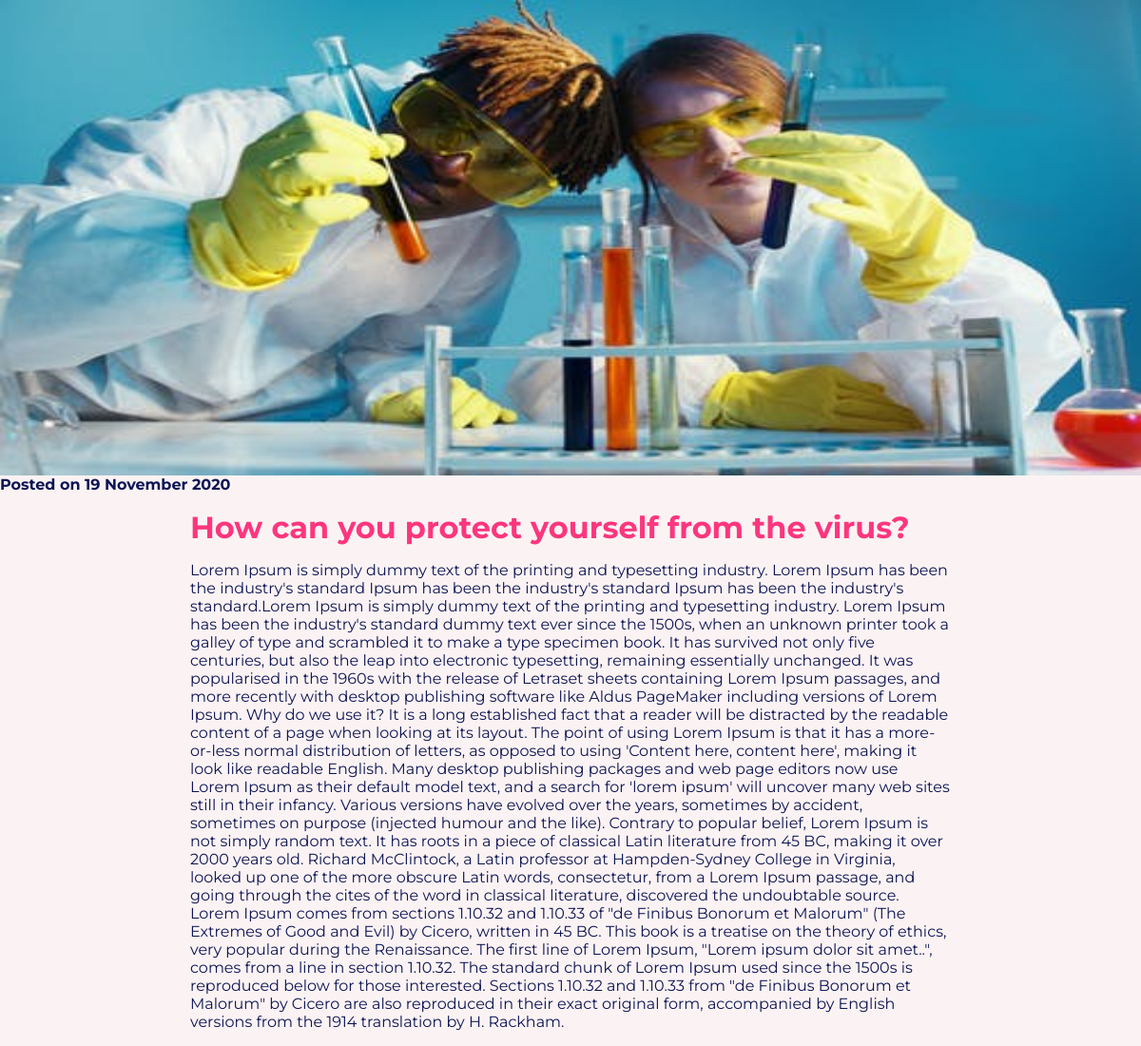
Screenshot of /blogpost/2/ with the database file from the repository.
### healthcare/models.py (models this page shows)
class Postblog(models.Model):
    date_time = models.DateTimeField(default=timezone.now)
    title = models.CharField(max_length=200)
    content = models.TextField()
    images = models.ImageField(default="default.jpg",upload_to='picture')

### healthcare/views.py (the view)
# urls.py: path('blogpost/<int:task_id>/',include('healthcare.urls')),
def blogpost(request,task_id):
    context = Postblog.objects.get(id=task_id)
    con = {
        'context':context
    }
    return render(request,'blogpost.html',con)

### healthcare/templates/blogpost.html
{% extends "index.html" %}
{% block content %}
<div class="blogPost">
    <div class="article">
        <img id="art" src="{{ context.images.url }}" alt="">
        <h6>Posted on {{ context.date_time|date:"d F Y" }}</h6>
        <h1 class="main-title">{{ context.title }}</h1>
        <p class="paragraph">{{ context.content }}</p>
    </div>
</div>
{% endblock content%}

### healthcare/templates/index.html (shortened to what this page needs)
{% load static %}
<!DOCTYPE html>
<html lang="en">
<head>
    <link rel="stylesheet" href="{% static 'style.css' %}">
</head>
{% block content %}{% endblock content %}
</body>
</html>

### healthcare/static/style.css (style rules this page uses)
* { margin:0; padding:0; box-sizing: border-box; }
img { vertical-align: middle; }
h1 { text-align: center; margin-bottom: 1em; font-family: 'Fjalla One', sans-serif; color:#1e2a78; }
h6 { color:#0E1555; font-size:1rem; font-family: 'Montserrat', sans-serif; }
.main-title { text-align:left; max-width:800px; margin:1rem auto; font-size:2rem; color:#FD367E; font-family: 'Montserrat', sans-serif; }
#art { width:100%; height:500px; object-fit: center; }
.paragraph { text-align:left; max-width:800px; margin:1rem auto; font-size:1rem; color:#0E1555; font-family: 'Montserrat', sans-serif; }

### rows the page displays
Postblog: images (picture), date_time "19 November 2020", title "How can you protect yourself from the virus?", content "Lorem Ipsum is simply dummy text of the printing and typesetting industry. Lorem Ipsum has been the industry's standard Ipsum has been the industry's standard Ipsum has been the industry's standard.Lorem Ipsum is simply dummy text of the printing and typesetting industry. Lorem Ipsum has been the industry's standard dummy text ever since the 1500s, when an unknown printer took a galley of type and scrambled it to make a type specimen book. It has survived not only five centuries, but also the leap into electronic typesetting, remaining essentially unchanged. It was popularised in the 1960s with the release of Letraset sheets containing Lorem Ipsum passages, and more recently with desktop…"
